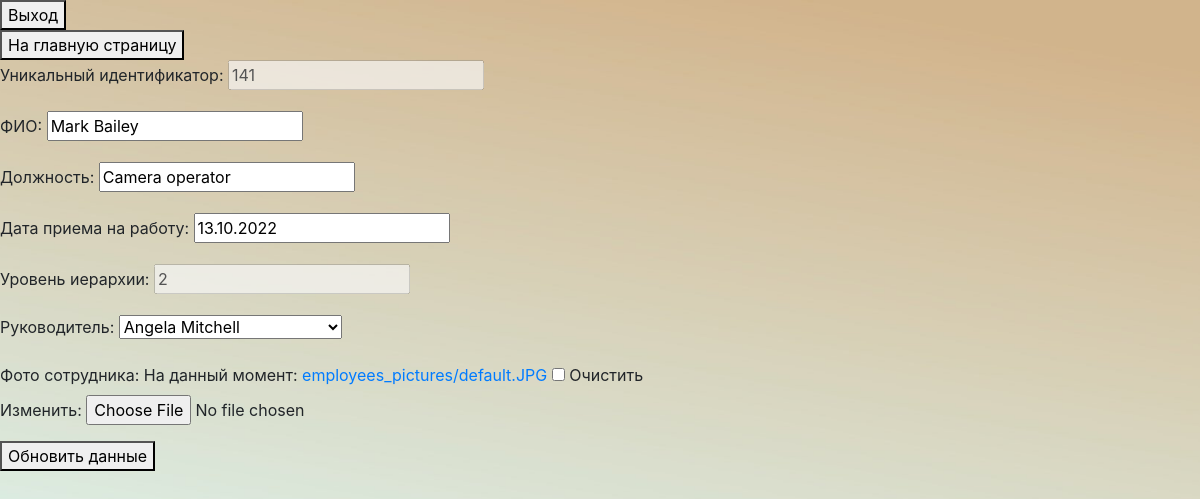
Before: /emp_update/141/ (signed in) with the older database file.
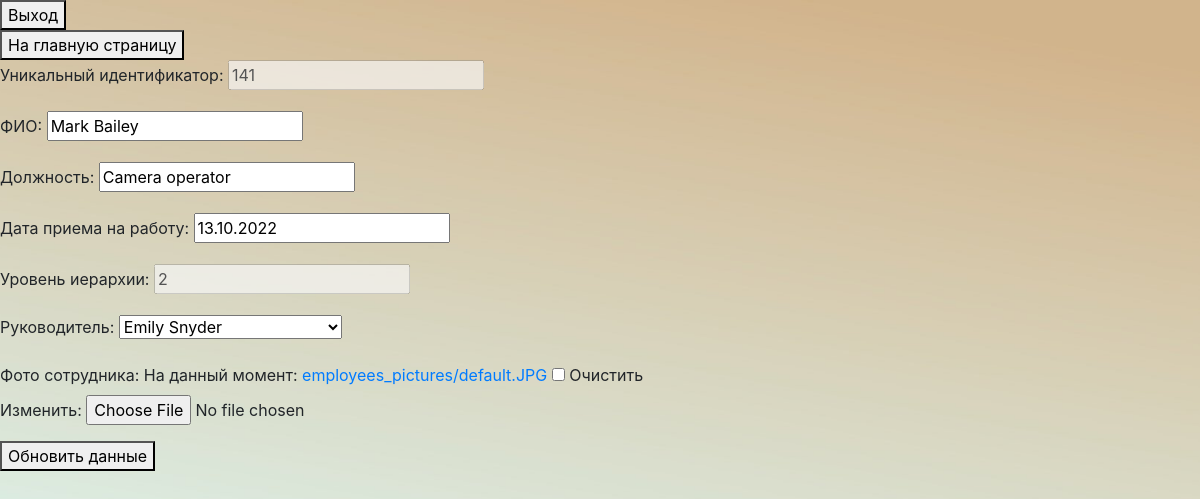
After: the same page with the newer database file.
### employees_catalog/models.py (models this page shows, shortened)
class Employees(models.Model):
    name = models.CharField(max_length=100, verbose_name='ФИО')
    position = models.CharField(max_length=50, verbose_name='Должность')
    hire_date = models.DateField(verbose_name='Дата приема на работу')
    salary = models.IntegerField(validators=[MinValueValidator(0), ], verbose_name='Заработная плата')
    hierarchy_level = models.IntegerField(validators=[MinValueValidator(0), ], verbose_name='Уровень иерархии')
    supervisor = models.ForeignKey('self', on_delete=models.CASCADE, null=True,
                                   blank=True, related_name='subordinates', verbose_name='Руководитель')
    picture = models.ImageField(upload_to='employees_pictures', null=True, blank=True,
                                default="employees_pictures/default.JPG", verbose_name='Фото сотрудника')
    def __str__(self):
        return f'{self.name}'

### employees_catalog/views.py (the view, shortened to what this page needs)
# urls.py: path('emp_update/<int:pk>/', views.UpdateEmp.as_view(), name='emp_update'),
@method_decorator(user_passes_test(is_admin, login_url='login_admin', redirect_field_name='next'), name='dispatch')
class UpdateEmp(UpdateView):
    model = Employees
    template_name = 'employees_catalog/emp_update.html'
    form_class = UpdateForm

### employees_catalog/forms.py
class UpdateForm(forms.ModelForm):
    id = forms.IntegerField(required=False, disabled=True, label='Уникальный идентификатор')
    hierarchy_level = forms.IntegerField(required=False, disabled=True, label='Уровень иерархии')
    class Meta:
        model = Employees
        fields = ['id', 'name', 'position', 'hire_date', 'hierarchy_level', 'supervisor', 'picture']

### employees_catalog/views.py (called while the page is built)
def is_admin(user):
    return user.is_staff

### employees_catalog/templates/employees_catalog/emp_update.html (shortened to what this page needs)
{% extends "employees_catalog/base.html" %}
{% block content %}
{% include 'employees_catalog/login-out_buttoms.html' %}
{% include 'employees_catalog/to_welcome.html'  %}
<form method="post" enctype="multipart/form-data">
   {{ form.as_p }}
   <button type="submit"> Обновить данные</button>
</form>
{% endblock %}

Changed rows visible on the page:
changed Employees "Camera operator": supervisor "Angela Mitchell" → "Emily Snyder"
